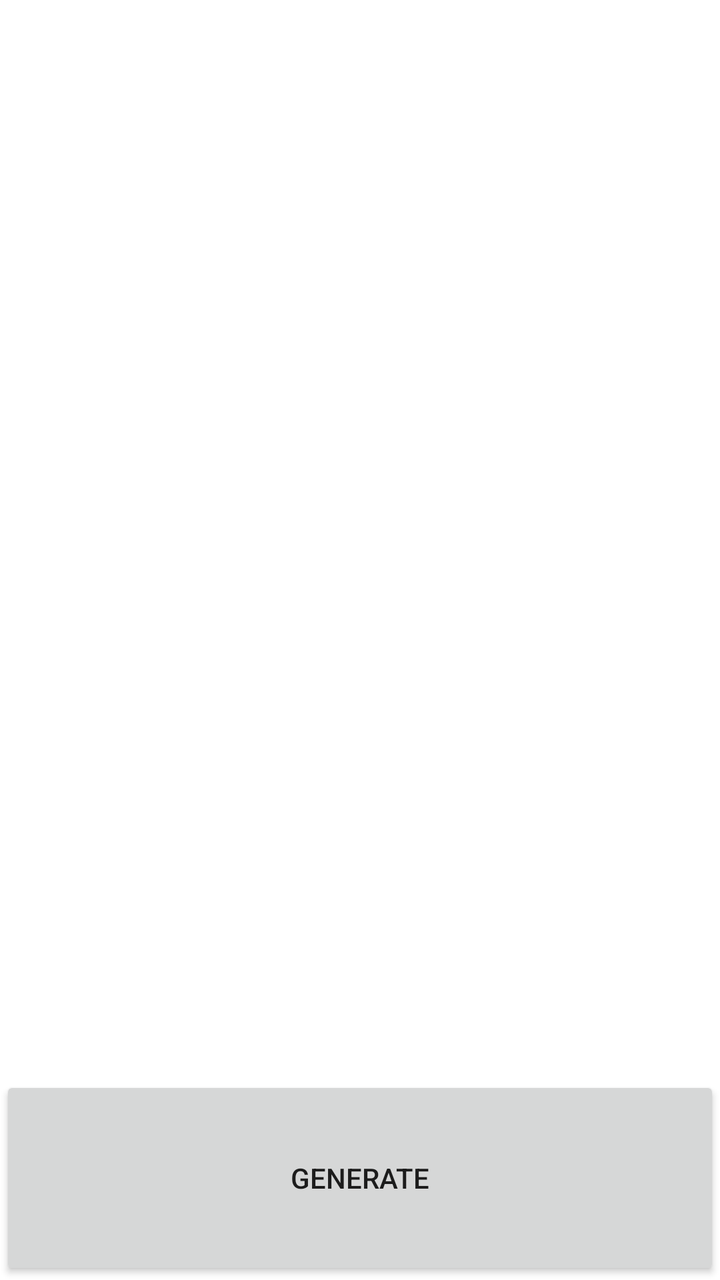
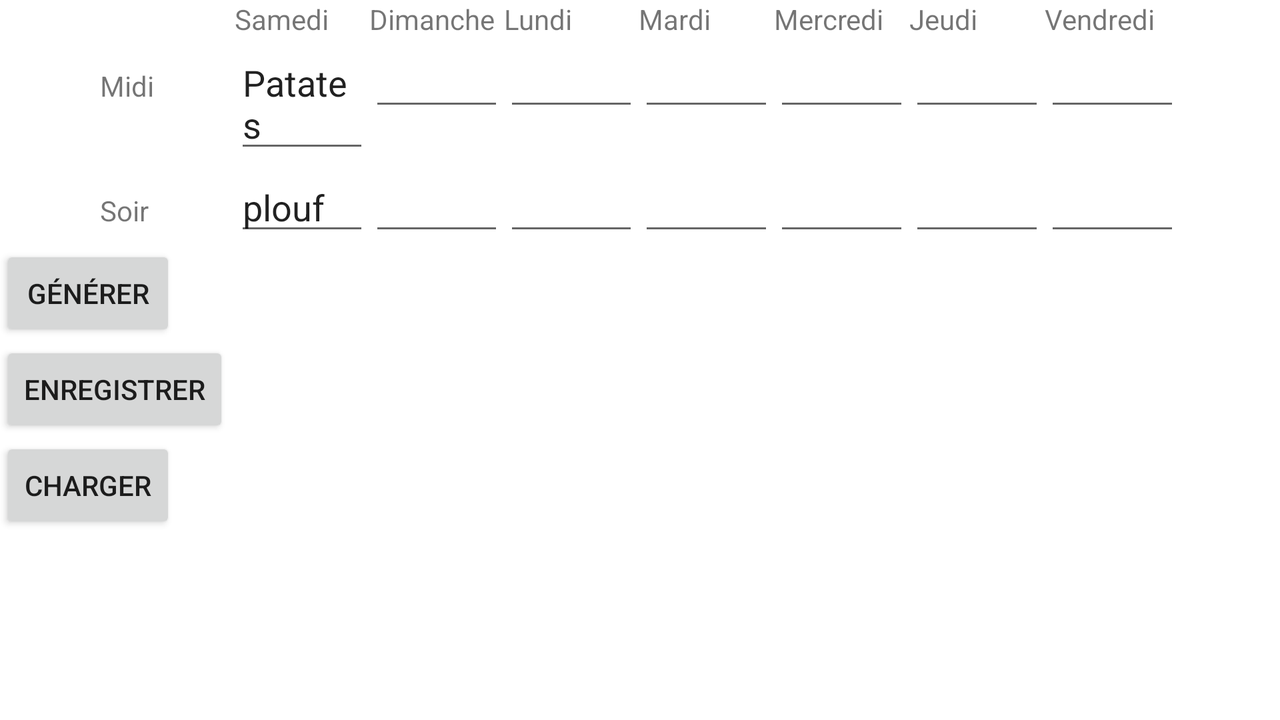

Compare how this app lays out the same screen by default and in its alternative resource folder. The renders come first, then the two layout files and the values they reference.
<!-- AndroidManifest.xml: application theme Theme.WhatSoup -->
<!-- res/layout/fragment_week.xml -->
<?xml version="1.0" encoding="utf-8"?>
<FrameLayout xmlns:android="http://schemas.android.com/apk/res/android"
    xmlns:tools="http://schemas.android.com/tools"
    android:layout_width="match_parent"
    android:layout_height="match_parent"
    tools:context=".WeekFragment">

    <LinearLayout
        android:layout_width="match_parent"
        android:layout_height="match_parent"
        android:orientation="vertical">

        <androidx.recyclerview.widget.RecyclerView
            android:id="@+id/weekPlanRecyclerView"
            android:layout_width="match_parent"
            android:layout_height="0dp"
            android:layout_weight="10"
            tools:listitem="@layout/week_plan_item" />

        <Button
            android:id="@+id/button_generate"
            android:layout_width="match_parent"
            android:layout_height="wrap_content"
            android:layout_weight="1"
            android:text="@string/button_generate" />


    </LinearLayout>

</FrameLayout>
<!-- resources referenced by this layout -->
<resources>
  <string name="button_generate">Generate</string>
  <style name="Theme.WhatSoup" parent="Theme.MaterialComponents.DayNight.DarkActionBar">
          
          <item name="colorPrimary">@color/purple_500</item>
          <item name="colorPrimaryVariant">@color/purple_700</item>
          <item name="colorOnPrimary">@color/white</item>
          
          <item name="colorSecondary">@color/teal_200</item>
          <item name="colorSecondaryVariant">@color/teal_700</item>
          <item name="colorOnSecondary">@color/black</item>
          
          <item name="android:statusBarColor">?attr/colorPrimaryVariant</item>
          
      </style>
</resources>
<!-- res/layout-land/fragment_week.xml (the author's variant of the layout above) -->
<!-- drawn on the phone turned sideways -->
<?xml version="1.0" encoding="utf-8"?>
<androidx.constraintlayout.widget.ConstraintLayout xmlns:android="http://schemas.android.com/apk/res/android"
    xmlns:app="http://schemas.android.com/apk/res-auto"
    xmlns:tools="http://schemas.android.com/tools"
    android:layout_width="match_parent"
    android:layout_height="match_parent"
    tools:context=".ui.week.WeekFragment">

    <LinearLayout
        android:layout_width="match_parent"
        android:layout_height="match_parent"
        android:orientation="vertical">

        <TableLayout
            android:layout_width="match_parent"
            android:layout_height="wrap_content"
            android:paddingLeft="50dp"
            android:paddingRight="50dp"
            android:weightSum="8">

            <TableRow
                android:layout_width="match_parent"
                android:layout_height="match_parent">

                <TextView
                    android:id="@+id/textCorner"
                    android:layout_width="0dp"
                    android:layout_height="wrap_content"
                    android:layout_weight="1"
                    android:text="" />

                <TextView
                    android:id="@+id/satTitle"
                    android:layout_width="0dp"
                    android:layout_height="wrap_content"
                    android:layout_weight="1"
                    android:text="Samedi" />

                <TextView
                    android:id="@+id/sunTitle"
                    android:layout_width="0dp"
                    android:layout_height="wrap_content"
                    android:layout_weight="1"
                    android:text="Dimanche" />

                <TextView
                    android:id="@+id/monTitle"
                    android:layout_width="0dp"
                    android:layout_height="wrap_content"
                    android:layout_weight="1"
                    android:text="Lundi" />

                <TextView
                    android:id="@+id/tueTitle"
                    android:layout_width="0dp"
                    android:layout_height="wrap_content"
                    android:layout_weight="1"
                    android:clickable="false"
                    android:editable="false"
                    android:text="Mardi" />

                <TextView
                    android:id="@+id/wedTitle"
                    android:layout_width="0dp"
                    android:layout_height="wrap_content"
                    android:layout_weight="1"
                    android:text="Mercredi" />

                <TextView
                    android:id="@+id/thuTitle"
                    android:layout_width="0dp"
                    android:layout_height="wrap_content"
                    android:layout_weight="1"
                    android:text="Jeudi" />

                <TextView
                    android:id="@+id/friTitle"
                    android:layout_width="0dp"
                    android:layout_height="wrap_content"
                    android:layout_weight="1"
                    android:text="Vendredi" />
            </TableRow>

            <TableRow
                android:layout_width="match_parent"
                android:layout_height="match_parent">

                <TextView
                    android:id="@+id/text1"
                    android:layout_width="0dp"
                    android:layout_height="wrap_content"
                    android:layout_weight="1"
                    android:text="Midi" />

                <EditText
                    android:id="@+id/sat1"
                    android:layout_width="0dp"
                    android:layout_height="wrap_content"
                    android:layout_weight="1"
                    android:editable="true"
                    android:text="Patates" />

                <EditText
                    android:id="@+id/sun1"
                    android:layout_width="0dp"
                    android:layout_height="wrap_content"
                    android:layout_weight="1"
                    android:text="" />

                <EditText
                    android:id="@+id/mon1"
                    android:layout_width="0dp"
                    android:layout_height="wrap_content"
                    android:layout_weight="1"
                    android:text="" />

                <EditText
                    android:id="@+id/tue1"
                    android:layout_width="0dp"
                    android:layout_height="wrap_content"
                    android:layout_weight="1"
                    android:text="" />

                <EditText
                    android:id="@+id/wed1"
                    android:layout_width="0dp"
                    android:layout_height="wrap_content"
                    android:layout_weight="1"
                    android:text="" />

                <EditText
                    android:id="@+id/thu1"
                    android:layout_width="0dp"
                    android:layout_height="wrap_content"
                    android:layout_weight="1"
                    android:text="" />

                <EditText
                    android:id="@+id/fri1"
                    android:layout_width="0dp"
                    android:layout_height="wrap_content"
                    android:layout_weight="1"
                    android:text="" />
            </TableRow>

            <TableRow
                android:layout_width="match_parent"
                android:layout_height="match_parent">

                <TextView
                    android:id="@+id/text2"
                    android:layout_width="0dp"
                    android:layout_height="wrap_content"
                    android:layout_weight="1"
                    android:text="Soir" />

                <EditText
                    android:id="@+id/sat2"
                    android:layout_width="0dp"
                    android:layout_height="wrap_content"
                    android:layout_weight="1"
                    android:text="plouf" />

                <EditText
                    android:id="@+id/sun2"
                    android:layout_width="0dp"
                    android:layout_height="wrap_content"
                    android:layout_weight="1"
                    android:text="" />

                <EditText
                    android:id="@+id/mon2"
                    android:layout_width="0dp"
                    android:layout_height="wrap_content"
                    android:layout_weight="1"
                    android:text="" />

                <EditText
                    android:id="@+id/tue2"
                    android:layout_width="0dp"
                    android:layout_height="wrap_content"
                    android:layout_weight="1"
                    android:text="" />

                <EditText
                    android:id="@+id/wed2"
                    android:layout_width="0dp"
                    android:layout_height="wrap_content"
                    android:layout_weight="1"
                    android:text="" />

                <EditText
                    android:id="@+id/thu2"
                    android:layout_width="0dp"
                    android:layout_height="wrap_content"
                    android:layout_weight="1"
                    android:text="" />

                <EditText
                    android:id="@+id/fri2"
                    android:layout_width="0dp"
                    android:layout_height="wrap_content"
                    android:layout_weight="1"
                    android:text="" />
            </TableRow>
        </TableLayout>

        <Button
            android:id="@+id/btnGenerate"
            android:layout_width="wrap_content"
            android:layout_height="wrap_content"
            android:text="Générer" />

        <Button
            android:id="@+id/btnSave"
            android:layout_width="wrap_content"
            android:layout_height="wrap_content"
            android:text="Enregistrer" />

        <Button
            android:id="@+id/btnLoad"
            android:layout_width="wrap_content"
            android:layout_height="wrap_content"
            android:text="Charger" />

    </LinearLayout>

</androidx.constraintlayout.widget.ConstraintLayout>
<!-- resources referenced by the variant -->
<!-- as the phone turned sideways resolves them -->
<resources>
  <style name="Theme.WhatSoup" parent="Theme.MaterialComponents.DayNight.DarkActionBar">
          
          <item name="colorPrimary">@color/purple_500</item>
          <item name="colorPrimaryVariant">@color/purple_700</item>
          <item name="colorOnPrimary">@color/white</item>
          
          <item name="colorSecondary">@color/teal_200</item>
          <item name="colorSecondaryVariant">@color/teal_700</item>
          <item name="colorOnSecondary">@color/black</item>
          
          <item name="android:statusBarColor">?attr/colorPrimaryVariant</item>
          
      </style>
</resources>
